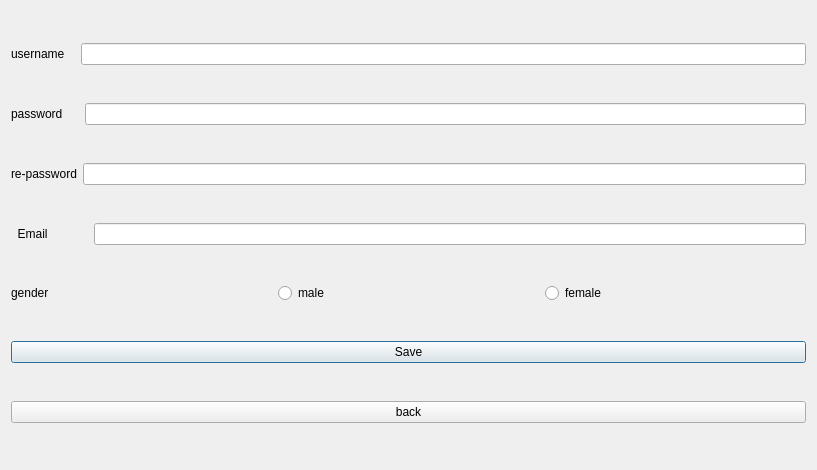
<?xml version="1.0" encoding="UTF-8"?>
<ui version="4.0">
 <class>registerit</class>
 <widget class="QDialog" name="registerit">
  <property name="geometry">
   <rect>
    <x>0</x>
    <y>0</y>
    <width>817</width>
    <height>470</height>
   </rect>
  </property>
  <property name="windowTitle">
   <string>Dialog</string>
  </property>
  <layout class="QVBoxLayout" name="verticalLayout">
   <item>
    <layout class="QHBoxLayout" name="horizontalLayout_3">
     <item>
      <widget class="QLabel" name="label">
       <property name="text">
        <string>username   </string>
       </property>
      </widget>
     </item>
     <item>
      <widget class="QLineEdit" name="lineEdit_Reusername">
       <property name="text">
        <string/>
       </property>
      </widget>
     </item>
    </layout>
   </item>
   <item>
    <layout class="QHBoxLayout" name="horizontalLayout_5">
     <item>
      <widget class="QLabel" name="label_3">
       <property name="text">
        <string>password     </string>
       </property>
      </widget>
     </item>
     <item>
      <widget class="QLineEdit" name="lineEdit_Repassword">
       <property name="text">
        <string/>
       </property>
      </widget>
     </item>
    </layout>
   </item>
   <item>
    <layout class="QHBoxLayout" name="horizontalLayout_6">
     <item>
      <widget class="QLabel" name="label_5">
       <property name="text">
        <string>re-password</string>
       </property>
      </widget>
     </item>
     <item>
      <widget class="QLineEdit" name="lineEdit_ReRepassword">
       <property name="text">
        <string/>
       </property>
      </widget>
     </item>
    </layout>
   </item>
   <item>
    <layout class="QHBoxLayout" name="horizontalLayout_4">
     <item>
      <widget class="QLabel" name="label_2">
       <property name="text">
        <string>  Email            </string>
       </property>
      </widget>
     </item>
     <item>
      <widget class="QLineEdit" name="lineEdit_ReRepassword_email">
       <property name="text">
        <string/>
       </property>
      </widget>
     </item>
    </layout>
   </item>
   <item>
    <layout class="QHBoxLayout" name="horizontalLayout">
     <item>
      <widget class="QLabel" name="label_4">
       <property name="text">
        <string>gender</string>
       </property>
      </widget>
     </item>
     <item>
      <widget class="QRadioButton" name="radiobutton_Male">
       <property name="text">
        <string>male</string>
       </property>
      </widget>
     </item>
     <item>
      <widget class="QRadioButton" name="radioButton_Female">
       <property name="text">
        <string>female</string>
       </property>
      </widget>
     </item>
    </layout>
   </item>
   <item>
    <widget class="QPushButton" name="pushButton">
     <property name="text">
      <string>Save</string>
     </property>
    </widget>
   </item>
   <item>
    <widget class="QPushButton" name="pushButton_back">
     <property name="styleSheet">
      <string notr="true">QPushButton {
    border: none; /* Removes the border */
    background-color: transparent; /* Transparent background */
    color: black; /* Default text color */
}

QPushButton:hover {
    background-color: transparent; /* Keeps background transparent on hover */
    color: blue; /* Changes text color to blue on hover */
}
font: 75 12pt &quot;Waree&quot;;</string>
     </property>
     <property name="text">
      <string>back</string>
     </property>
    </widget>
   </item>
  </layout>
 </widget>
 <resources/>
 <connections/>
</ui>
